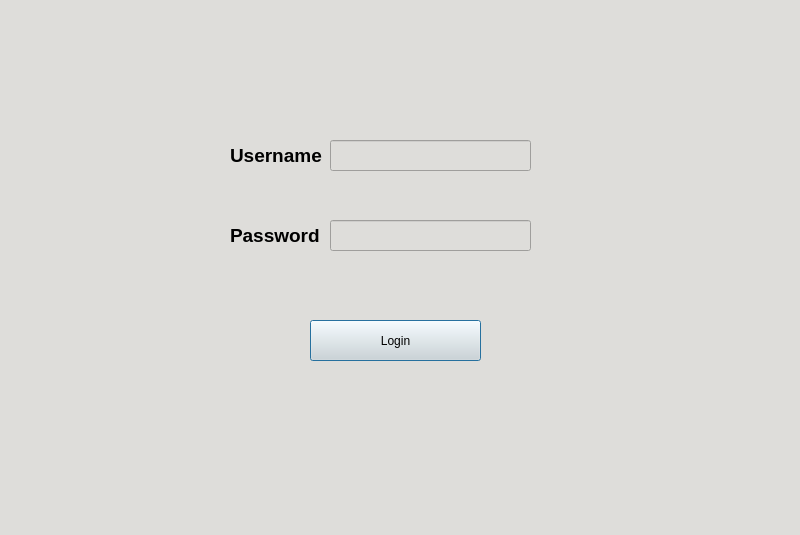
<?xml version="1.0" encoding="UTF-8"?>
<ui version="4.0">
 <class>LoginDialog</class>
 <widget class="QDialog" name="LoginDialog">
  <property name="geometry">
   <rect>
    <x>0</x>
    <y>0</y>
    <width>800</width>
    <height>535</height>
   </rect>
  </property>
  <property name="windowTitle">
   <string>Dialog</string>
  </property>
  <property name="styleSheet">
   <string notr="true">background-color: rgb(222, 221, 218);</string>
  </property>
  <widget class="QPushButton" name="LoginButton">
   <property name="geometry">
    <rect>
     <x>310</x>
     <y>320</y>
     <width>171</width>
     <height>41</height>
    </rect>
   </property>
   <property name="text">
    <string>Login</string>
   </property>
  </widget>
  <widget class="QLabel" name="label">
   <property name="geometry">
    <rect>
     <x>230</x>
     <y>140</y>
     <width>101</width>
     <height>31</height>
    </rect>
   </property>
   <property name="text">
    <string>&lt;html&gt;&lt;head/&gt;&lt;body&gt;&lt;p&gt;&lt;span style=&quot; font-size:14pt; font-weight:700;&quot;&gt;Username&lt;/span&gt;&lt;/p&gt;&lt;/body&gt;&lt;/html&gt;</string>
   </property>
  </widget>
  <widget class="QLabel" name="label_2">
   <property name="geometry">
    <rect>
     <x>350</x>
     <y>150</y>
     <width>131</width>
     <height>21</height>
    </rect>
   </property>
   <property name="text">
    <string/>
   </property>
  </widget>
  <widget class="QLabel" name="label_3">
   <property name="geometry">
    <rect>
     <x>230</x>
     <y>220</y>
     <width>101</width>
     <height>31</height>
    </rect>
   </property>
   <property name="text">
    <string>&lt;html&gt;&lt;head/&gt;&lt;body&gt;&lt;p&gt;&lt;span style=&quot; font-size:14pt; font-weight:700;&quot;&gt;Password&lt;/span&gt;&lt;/p&gt;&lt;/body&gt;&lt;/html&gt;</string>
   </property>
  </widget>
  <widget class="QLineEdit" name="UsernameLine">
   <property name="geometry">
    <rect>
     <x>330</x>
     <y>140</y>
     <width>201</width>
     <height>31</height>
    </rect>
   </property>
  </widget>
  <widget class="QLineEdit" name="PasswordLine">
   <property name="geometry">
    <rect>
     <x>330</x>
     <y>220</y>
     <width>201</width>
     <height>31</height>
    </rect>
   </property>
  </widget>
 </widget>
 <resources/>
 <connections/>
</ui>
